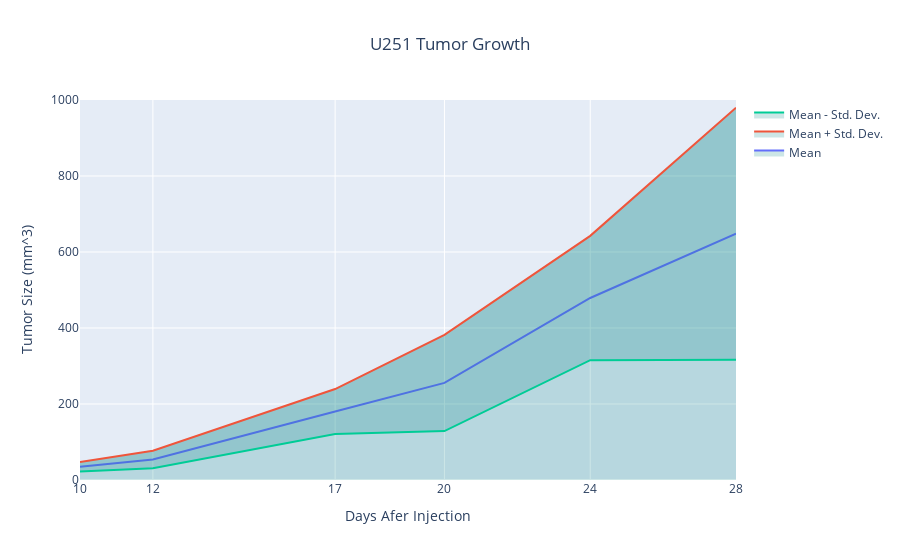

The cell this chart's notebook holds for it:
### Markdown cell above
##### Now we plot a graphic with the standard deviation and we check the difference we get

### Code cell
fig = go.Figure() # for this figure, we will use the go.Figure() function to create the shade region for average
fig.add_trace(go.Scatter(
    x=df_U251['days_after_injection'],
    y=df_U251.iloc[:, 1:].mean(axis=1),
    mode='lines',
    name='Mean',
    fill='tonexty',
    fillcolor='rgba(0,128,128,0.2)'
))
fig.add_trace(go.Scatter(
    x=df_U251['days_after_injection'],
    y=df_U251.iloc[:, 1:].mean(axis=1) + df_U251.iloc[:, 1:].std(axis=1),
    mode='lines',
    name='Mean + Std. Dev.',
    fill='tonexty',
    fillcolor='rgba(0,128,128,0.2)'
)) # This will create a trace for the upper bound
fig.add_trace(go.Scatter(
    x=df_U251['days_after_injection'],
    y=df_U251.iloc[:, 1:].mean(axis=1) - df_U251.iloc[:, 1:].std(axis=1),
    mode='lines',
    name='Mean - Std. Dev.',
    fill='tonexty',
    fillcolor='rgba(0,128,128,0.2)'
)) # This will create a trace for the lower bound
fig.update_layout(
    title='U251 Tumor Growth',
    xaxis_title='Days Afer Injection',
    yaxis_title='Tumor Size (mm^3)',
    title_x = 0.5,
    yaxis_range=[0, 1000] # this set the y-axis range to 0 to 1000
)
fig.update_xaxes(
    tickvals=[10, 12, 17, 20, 24, 28],
    ticktext=[10, 12, 17, 20, 24, 28]
)
fig.show()

### Figure 1 — Plotly figure (JSON) as saved in the notebook; plotly's stock layout.template omitted (floating-point values rounded to 4 significant figures)
{"data": [{"fill": "tonexty", "fillcolor": "rgba(0,128,128,0.2)", "mode": "lines", "name": "Mean", "type": "scatter", "x": [10, 12, 17, 20, 24, 28], "y": [34.81, 53.99, 180.1, 255.5, 478.9, 648.2]}, {"fill": "tonexty", "fillcolor": "rgba(0,128,128,0.2)", "mode": "lines", "name": "Mean + Std. Dev.", "type": "scatter", "x": [10, 12, 17, 20, 24, 28], "y": [47.13, 76.84, 239.3, 382.1, 642.5, 979.7]}, {"fill": "tonexty", "fillcolor": "rgba(0,128,128,0.2)", "mode": "lines", "name": "Mean - Std. Dev.", "type": "scatter", "x": [10, 12, 17, 20, 24, 28], "y": [22.49, 31.13, 120.8, 128.8, 315.3, 316.6]}], "layout": {"title": {"text": "U251 Tumor Growth", "x": 0.5}, "xaxis": {"ticktext": [10, 12, 17, 20, 24, 28], "tickvals": [10, 12, 17, 20, 24, 28], "title": {"text": "Days Afer Injection"}}, "yaxis": {"range": [0, 1000], "title": {"text": "Tumor Size (mm^3)"}}}}
